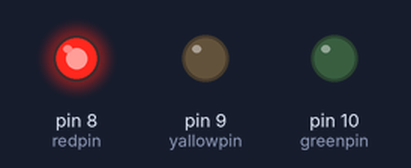
The sketch below on a simulated Arduino Uno, built with avr-gcc and run on an emulated ATmega328P. On the bench: output pins drawn as LEDs (lit = HIGH).

Above: at 3.5 s.
At 8.0 s:
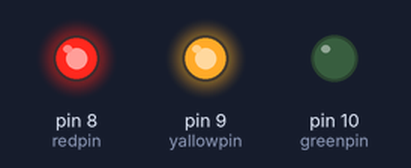
At 11.5 s:
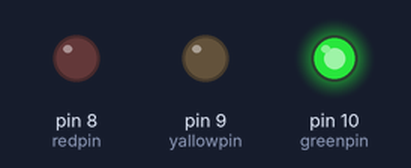
At 15.0 s:
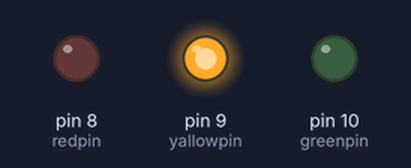
At 16.2 s:
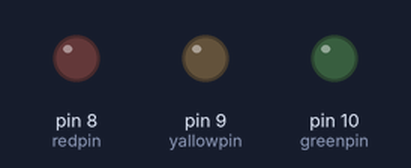
Timing chart, 0 to 21.5 s (numbered marks = the images above):
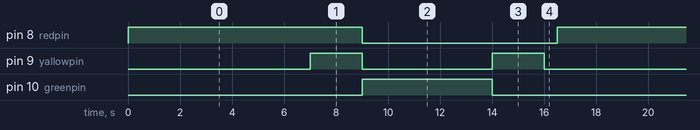

Measured:
- by itself, pin 8 (redpin): alternates HIGH for 9.0 s and LOW for 7.5 s
- by itself, pin 9 (yallowpin): repeats every 16.5 s: LOW 5.0 s, HIGH 2.0 s, LOW 7.5 s, HIGH 2.0 s
- by itself, pin 10 (greenpin): alternates HIGH for 5.0 s and LOW for 11.5 s

The sketch:

homework.ino
```cpp
int redpin = 8;
int yallowpin = 9;
int greenpin = 10;
void setup() {
        pinMode(redpin, OUTPUT);
        pinMode(yallowpin, OUTPUT);
        pinMode(greenpin, OUTPUT);
}
void loop() {

        digitalWrite(redpin,HIGH);
        delay(7000);
        digitalWrite(yallowpin,HIGH);
        delay(2000);
        digitalWrite(redpin,LOW);
        delay(0);
        digitalWrite(yallowpin,LOW);
        delay(0);
        digitalWrite(greenpin,HIGH);
        delay(5000);
        digitalWrite(greenpin,LOW);
        delay(0);
        digitalWrite(yallowpin,HIGH);
        delay(2000);
        digitalWrite(yallowpin,LOW);
        delay(0);
        delay(500);
}
```
